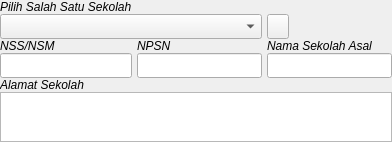
                   <widget class="QWidget" name="frame_psb" native="true">
                    <layout class="QGridLayout" name="gridLayout_8">
                     <property name="leftMargin">
                      <number>0</number>
                     </property>
                     <property name="topMargin">
                      <number>0</number>
                     </property>
                     <property name="rightMargin">
                      <number>0</number>
                     </property>
                     <property name="bottomMargin">
                      <number>0</number>
                     </property>
                     <property name="spacing">
                      <number>5</number>
                     </property>
                     <item row="1" column="1">
                      <widget class="QWidget" name="widget_7" native="true">
                       <layout class="QGridLayout" name="gridLayout_12">
                        <property name="leftMargin">
                         <number>0</number>
                        </property>
                        <property name="topMargin">
                         <number>0</number>
                        </property>
                        <property name="rightMargin">
                         <number>0</number>
                        </property>
                        <property name="bottomMargin">
                         <number>0</number>
                        </property>
                        <property name="horizontalSpacing">
                         <number>5</number>
                        </property>
                        <property name="verticalSpacing">
                         <number>0</number>
                        </property>
                        <item row="2" column="2">
                         <widget class="QLabel" name="label_163">
                          <property name="font">
                           <font>
                            <italic>true</italic>
                           </font>
                          </property>
                          <property name="text">
                           <string>Nama Sekolah Asal</string>
                          </property>
                         </widget>
                        </item>
                        <item row="1" column="0" colspan="2">
                         <widget class="QComboBox" name="cbo_daftar_sekolah">
                          <property name="minimumSize">
                           <size>
                            <width>0</width>
                            <height>25</height>
                           </size>
                          </property>
                          <property name="font">
                           <font>
                            <family>Segoe UI</family>
                            <pointsize>10</pointsize>
                           </font>
                          </property>
                          <property name="editable">
                           <bool>false</bool>
                          </property>
                         </widget>
                        </item>
                        <item row="3" column="2">
                         <widget class="QLineEdit" name="nama_sekolah_le">
                          <property name="minimumSize">
                           <size>
                            <width>0</width>
                            <height>25</height>
                           </size>
                          </property>
                          <property name="font">
                           <font>
                            <family>Segoe UI</family>
                            <pointsize>10</pointsize>
                            <weight>50</weight>
                            <italic>false</italic>
                            <bold>false</bold>
                           </font>
                          </property>
                          <property name="alignment">
                           <set>Qt::AlignLeading|Qt::AlignLeft|Qt::AlignVCenter</set>
                          </property>
                         </widget>
                        </item>
                        <item row="2" column="0">
                         <widget class="QLabel" name="label_164">
                          <property name="font">
                           <font>
                            <italic>true</italic>
                           </font>
                          </property>
                          <property name="text">
                           <string>NSS/NSM</string>
                          </property>
                         </widget>
                        </item>
                        <item row="0" column="0">
                         <widget class="QLabel" name="label_167">
                          <property name="font">
                           <font>
                            <italic>true</italic>
                           </font>
                          </property>
                          <property name="text">
                           <string>Pilih Salah Satu Sekolah</string>
                          </property>
                         </widget>
                        </item>
                        <item row="2" column="1">
                         <widget class="QLabel" name="label_165">
                          <property name="font">
                           <font>
                            <italic>true</italic>
                           </font>
                          </property>
                          <property name="text">
                           <string>NPSN</string>
                          </property>
                         </widget>
                        </item>
                        <item row="3" column="0">
                         <widget class="QLineEdit" name="nss_le">
                          <property name="sizePolicy">
                           <sizepolicy hsizetype="Preferred" vsizetype="Fixed">
                            <horstretch>0</horstretch>
                            <verstretch>0</verstretch>
                           </sizepolicy>
                          </property>
                          <property name="minimumSize">
                           <size>
                            <width>80</width>
                            <height>25</height>
                           </size>
                          </property>
                          <property name="font">
                           <font>
                            <family>Segoe UI</family>
                            <pointsize>10</pointsize>
                            <weight>50</weight>
                            <italic>false</italic>
                            <bold>false</bold>
                           </font>
                          </property>
                          <property name="alignment">
                           <set>Qt::AlignLeading|Qt::AlignLeft|Qt::AlignVCenter</set>
                          </property>
                         </widget>
                        </item>
                        <item row="3" column="1">
                         <widget class="QLineEdit" name="npsn_le">
                          <property name="sizePolicy">
                           <sizepolicy hsizetype="Preferred" vsizetype="Fixed">
                            <horstretch>0</horstretch>
                            <verstretch>0</verstretch>
                           </sizepolicy>
                          </property>
                          <property name="minimumSize">
                           <size>
                            <width>0</width>
                            <height>25</height>
                           </size>
                          </property>
                          <property name="font">
                           <font>
                            <family>Segoe UI</family>
                            <pointsize>10</pointsize>
                            <weight>50</weight>
                            <italic>false</italic>
                            <bold>false</bold>
                           </font>
                          </property>
                          <property name="alignment">
                           <set>Qt::AlignLeading|Qt::AlignLeft|Qt::AlignVCenter</set>
                          </property>
                         </widget>
                        </item>
                        <item row="5" column="0">
                         <widget class="QLabel" name="label_166">
                          <property name="sizePolicy">
                           <sizepolicy hsizetype="Preferred" vsizetype="Maximum">
                            <horstretch>0</horstretch>
                            <verstretch>0</verstretch>
                           </sizepolicy>
                          </property>
                          <property name="font">
                           <font>
                            <italic>true</italic>
                           </font>
                          </property>
                          <property name="text">
                           <string>Alamat Sekolah</string>
                          </property>
                         </widget>
                        </item>
                        <item row="6" column="0" colspan="3">
                         <widget class="QPlainTextEdit" name="plain_alamat_sekolah">
                          <property name="minimumSize">
                           <size>
                            <width>0</width>
                            <height>50</height>
                           </size>
                          </property>
                          <property name="maximumSize">
                           <size>
                            <width>16777215</width>
                            <height>50</height>
                           </size>
                          </property>
                          <property name="tabChangesFocus">
                           <bool>true</bool>
                          </property>
                         </widget>
                        </item>
                        <item row="1" column="2">
                         <widget class="QWidget" name="widget_6" native="true">
                          <layout class="QGridLayout" name="gridLayout_13">
                           <property name="leftMargin">
                            <number>0</number>
                           </property>
                           <property name="topMargin">
                            <number>0</number>
                           </property>
                           <property name="rightMargin">
                            <number>0</number>
                           </property>
                           <property name="bottomMargin">
                            <number>0</number>
                           </property>
                           <property name="spacing">
                            <number>0</number>
                           </property>
                           <item row="0" column="0">
                            <widget class="QPushButton" name="btn_tambah_sekolah">
                             <property name="minimumSize">
                              <size>
                               <width>22</width>
                               <height>25</height>
                              </size>
                             </property>
                             <property name="maximumSize">
                              <size>
                               <width>22</width>
                               <height>25</height>
                              </size>
                             </property>
                             <property name="styleSheet">
                              <string notr="true"/>
                             </property>
                             <property name="text">
                              <string/>
                             </property>
                            </widget>
                           </item>
                           <item row="0" column="1">
                            <spacer name="horizontalSpacer_5">
                             <property name="orientation">
                              <enum>Qt::Horizontal</enum>
                             </property>
                             <property name="sizeHint" stdset="0">
                              <size>
                               <width>40</width>
                               <height>20</height>
                              </size>
                             </property>
                            </spacer>
                           </item>
                          </layout>
                         </widget>
                        </item>
                       </layout>
                      </widget>
                     </item>
                    </layout>
                   </widget>
